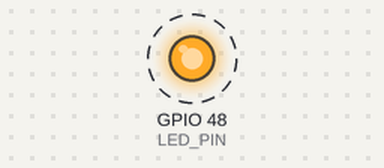
A sketch run on a simulated ESP32-S3. Parts: output pins drawn as LEDs (lit = HIGH). Dashed ring = blinking. WiFi joins after 1.5 s; servers stay silent unless stated; no MQTT or app messages arrive unless stated; what the sketch prints to the serial monitor is not drawn.

Above: at 3.8 s.
Timing chart, 0 to 6.5 s (numbered marks = the images above):
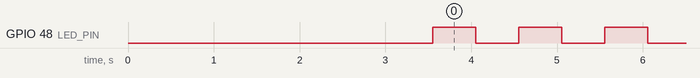

The sketch:

circe_hello_world.ino
```cpp
/*
 * CIRCE Home Platform — Hello World ESP32 S3
 * Sprint 000 — Validação de ambiente
 *
 * Objetivo: confirmar que o ESP32 S3 conecta ao WiFi,
 * pisca o LED onboard, e publica/recebe via MQTT.
 *
 * STATUS: ✅ Validado end-to-end em 24/06/2026
 *
 * LIÇÕES APRENDIDAS (ver QUADRO-ORGANIZACAO.md para detalhes completos):
 *
 * 1. delay(2000) após Serial.begin() é OBRIGATÓRIO em ESP32 S3 com USB
 *    nativo (USB-Serial/JTAG). Sem isso, as mensagens de boot inicial
 *    (incluindo toda a conexão WiFi) se perdem silenciosamente, mesmo
 *    que o firmware esteja funcionando corretamente.
 *
 * 2. Configuração de board necessária (Arduino IDE → Tools):
 *    - Flash Size: 8MB (64Mb)       [NÃO usar o padrão 4MB]
 *    - PSRAM: OPI PSRAM             [chip tem PSRAM física embarcada]
 *    - USB CDC On Boot: Enabled     [necessário para Serial via USB nativo]
 *    Sem essas 3 configs corretas, o ESP32 trava silenciosamente após
 *    o boot do ROM, sem nunca chegar ao setup().
 *
 * 3. Mosquitto no Windows precisa de mosquitto.conf customizado:
 *    listener 1883 0.0.0.0
 *    allow_anonymous true
 *    (config padrão só aceita conexões "local only", bloqueando o ESP32)
 *
 * 4. Firewall do Windows precisa de regra de entrada para porta 1883.
 */

#include <WiFi.h>
#include <PubSubClient.h>

// --- Credenciais WiFi ---
const char* ssid     = "VIVOFIBRA-WIFI6-6138";
const char* password = "4uqPnniikuoYinU";

// --- Configuração MQTT ---
const char* mqttServer = "192.168.15.51";  // IP do PC rodando Mosquitto
const int   mqttPort   = 1883;

WiFiClient   espClient;
PubSubClient client(espClient);

// LED onboard do ESP32 S3
#define LED_PIN 48

unsigned long lastBlink = 0;
unsigned long lastPublish = 0;
bool ledState = false;

void setup() {
  Serial.begin(115200);
  delay(2000);  // CRÍTICO: estabiliza USB-CDC antes de qualquer print

  pinMode(LED_PIN, OUTPUT);

  Serial.println("=== CIRCE Home Platform - Hello World ===");
  Serial.print("Conectando ao WiFi");

  WiFi.begin(ssid, password);
  while (WiFi.status() != WL_CONNECTED) {
    delay(500);
    Serial.print(".");
  }
  Serial.println();
  Serial.print("WiFi conectado! IP do ESP32: ");
  Serial.println(WiFi.localIP());

  client.setServer(mqttServer, mqttPort);
}

void reconnectMQTT() {
  while (!client.connected()) {
    Serial.print("Conectando ao MQTT...");
    if (client.connect("ESP32S3_CIRCE")) {
      Serial.println(" conectado!");
      client.publish("alx/status", "online");
    } else {
      Serial.print(" falhou, rc=");
      Serial.print(client.state());
      Serial.println(" tentando novamente em 3s");
      delay(3000);
    }
  }
}

void loop() {
  if (!client.connected()) {
    reconnectMQTT();
  }
  client.loop();

  // Pisca o LED a cada 500ms (não bloqueante)
  if (millis() - lastBlink > 500) {
    lastBlink = millis();
    ledState = !ledState;
    digitalWrite(LED_PIN, ledState);
  }

  // Publica heartbeat MQTT a cada 5s
  if (millis() - lastPublish > 5000) {
    lastPublish = millis();
    client.publish("alx/test", "IRIS online - ESP32 S3 funcionando");
    Serial.println("Publicado: alx/test");
  }
}
```

Measured:
- by itself, GPIO 48 (LED_PIN): alternates HIGH for 0.50 s and LOW for 0.50 s
